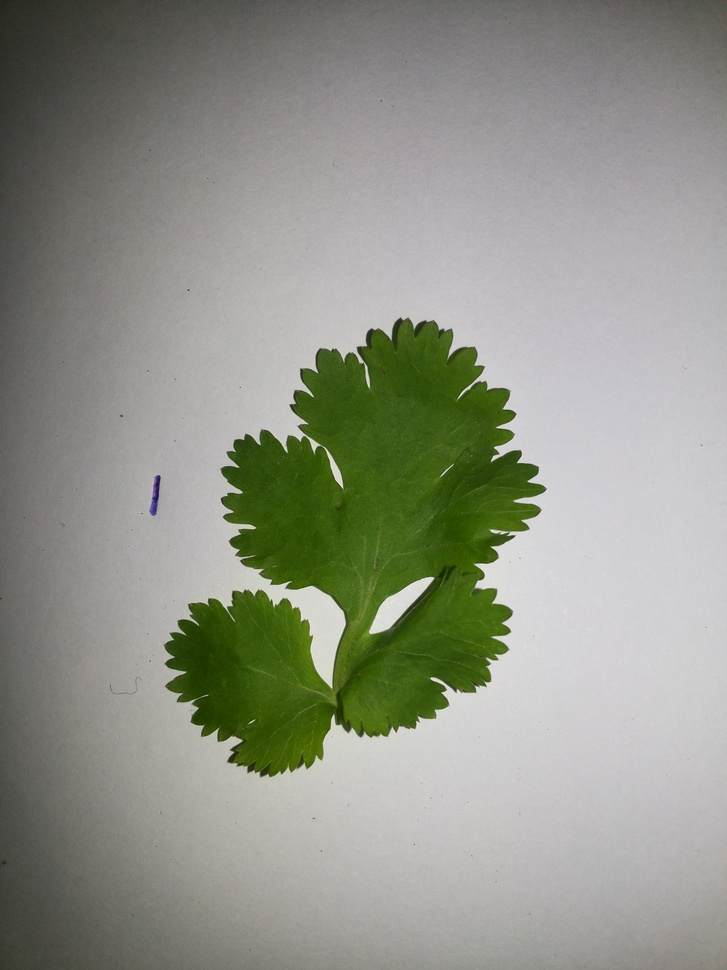
%> input picture Scripts/test1_cilantro.jpg, 727 x 970 px, shrunk from 2448 x 3264 before the run
$ octave --eval "result = segment_green_minus_gray(imread('test1_cilantro.jpg'));"   (GNU Octave 9; MATLAB toolbox functions it lacks are replaced by stand-ins)
%> lines starting %> are read from the running program, lines starting %| are printed output that depends on the picture; in (x1, y1, x2, y2) boxes, pixels count from 0 and x2, y2 are one past the last pixel; in counts of white or black regions, pixels touching at a corner belong together; the program's own positions count from 1
function [BW, dbg] = segment_green_minus_gray(Irgb, minArea)
%SEGMENT_GREEN_MINUS_GRAY Green segmentation using "Green minus Gray".
%
% This method is very stable when the background is gray/neutral.
%
% Inputs:
%   Irgb    : RGB image (uint8/uint16/double)
%   minArea : minimum connected-component area to keep
%
% Outputs:
%   BW  : cleaned binary mask (leaf = 1)
%   dbg : debug struct with intermediate images

if nargin < 2, minArea = 150; end

I = im2double(Irgb);
R = I(:,:,1);
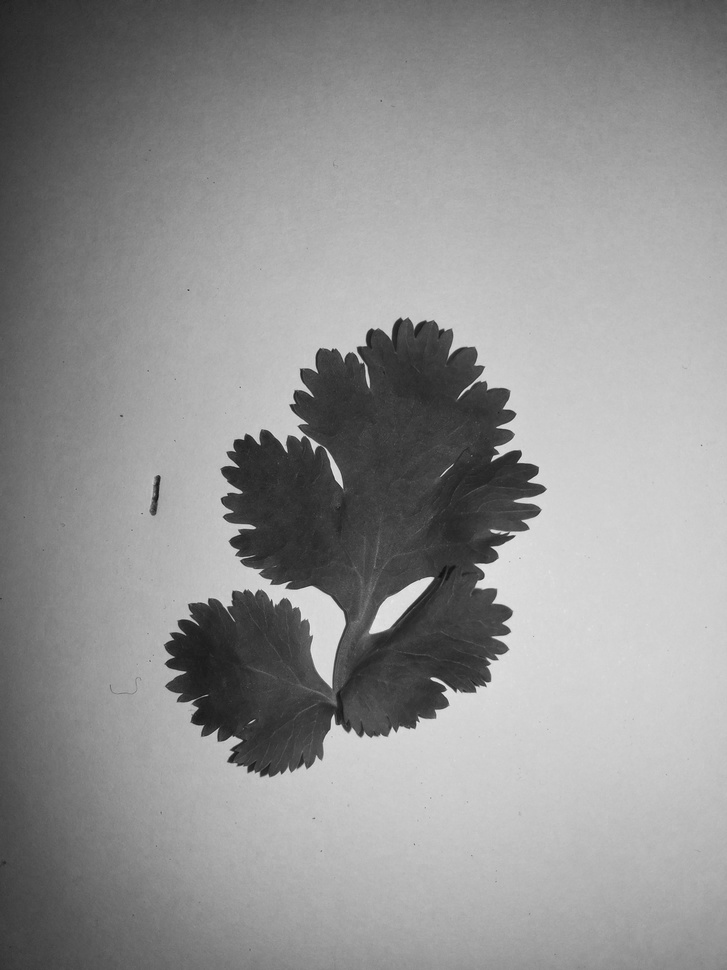
%> R: size 970x727 double; min 0.0627, max 0.933, mean 0.568
G = I(:,:,2);
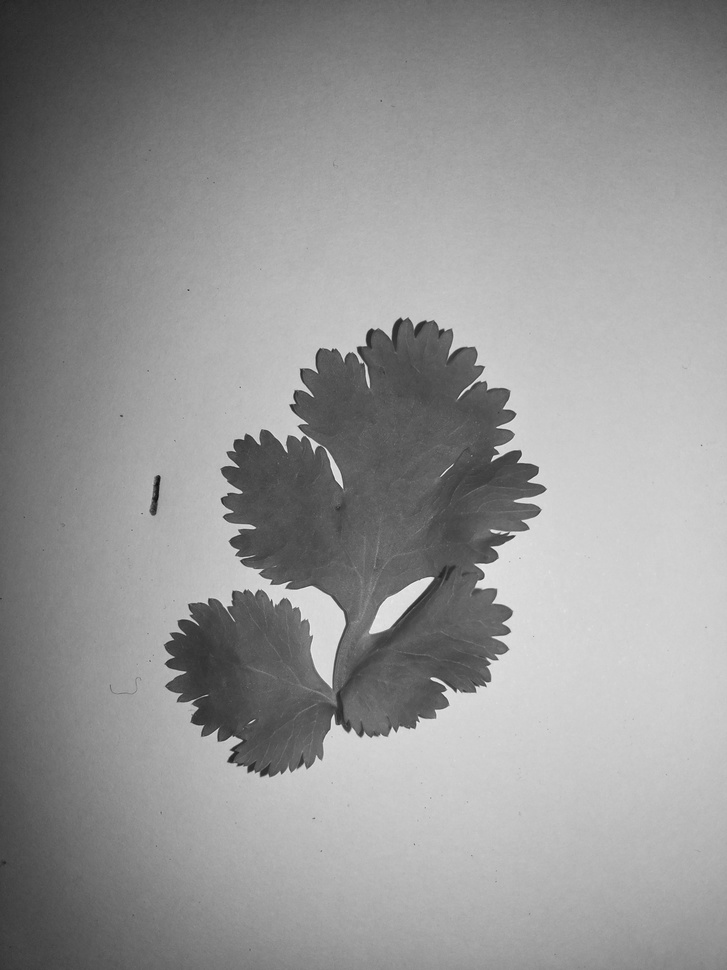
%> G: size 970x727 double; min 0.0471, max 0.969, mean 0.579
B = I(:,:,3);
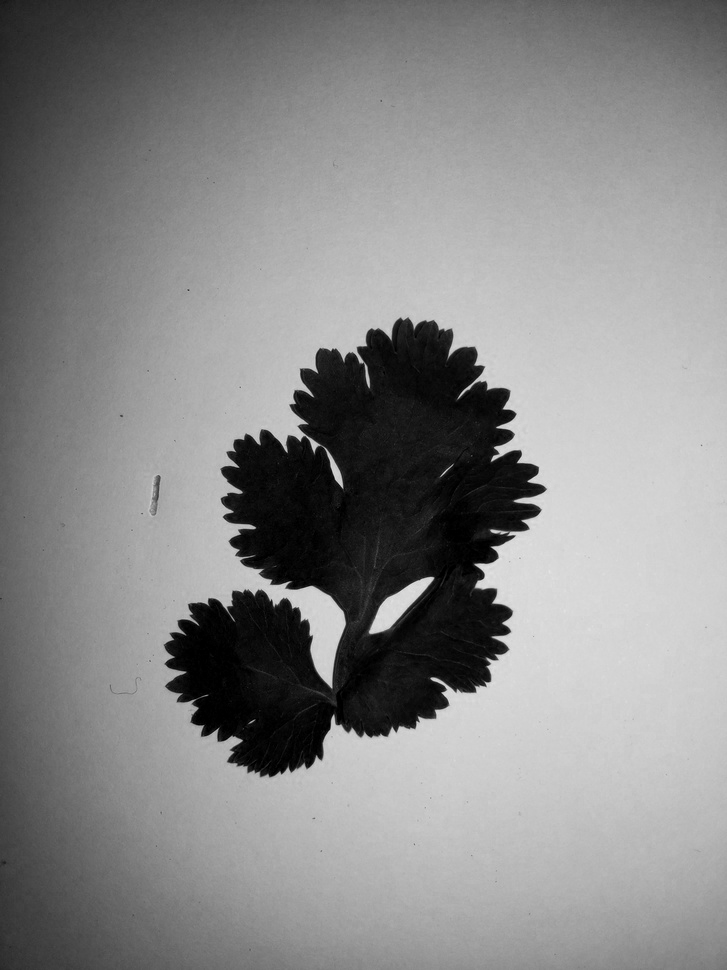
%> B: size 970x727 double; min 0, max 0.898, mean 0.534

% --- Option A: "Green minus Gray" index (very stable on gray backgrounds) ---
Gray = (R + G + B)/3;
Sg = G - Gray;               % enhance green relative to neutral background
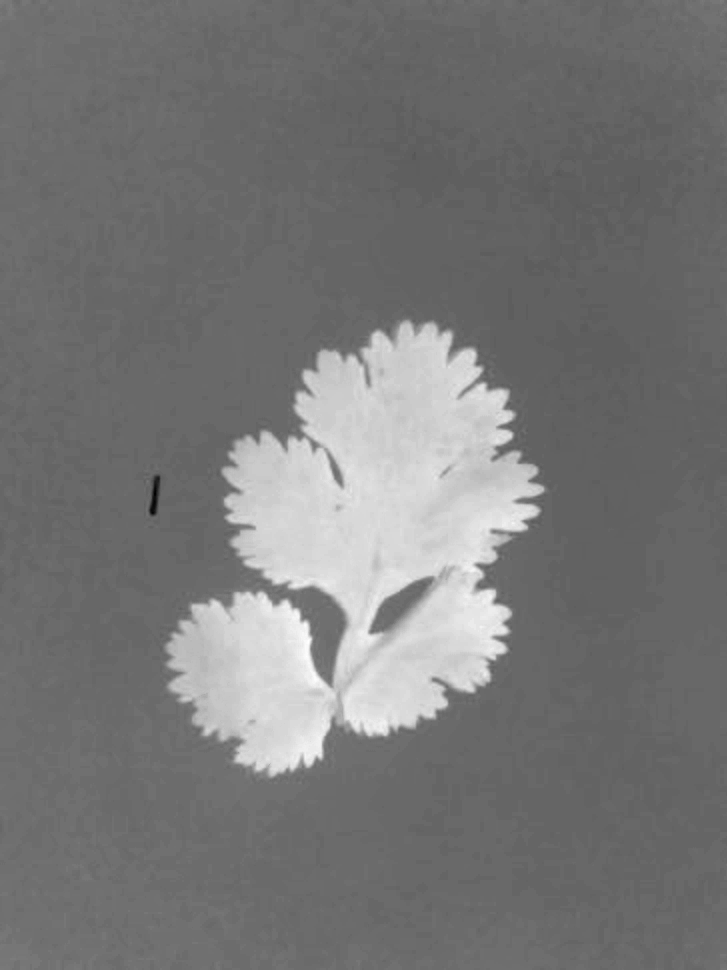
%> Sg: size 970x727 double; min -0.131, max 0.188, mean 0.0184; drawn with min black and max white
Sg = mat2gray(Sg);           % normalize for thresholding

% --- Otsu threshold over Sg ---
t = graythresh(Sg);
%> t = 0.612
BW0 = imbinarize(Sg, t);
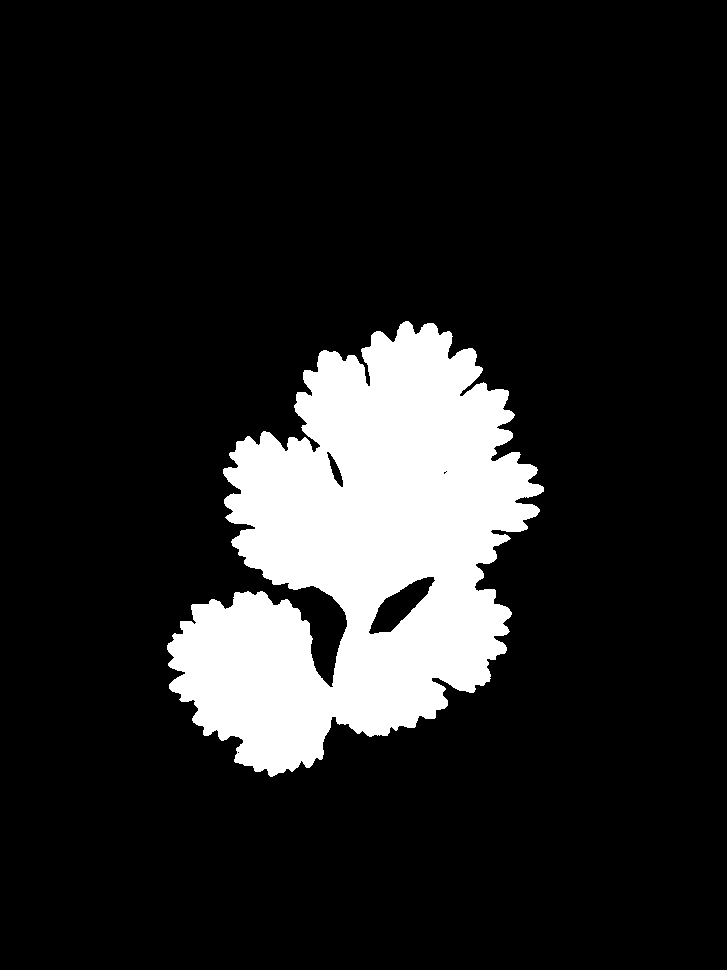
%> BW0: size 970x727 logical; 14% white; 1 white region, box (x1, y1, x2, y2) and area: (167, 321, 544, 777) 98516

% --- Cleanup ---
BW1 = imfill(BW0,'holes');
%> BW1: size 970x727 logical; 14.2% white; 1 white region, box (x1, y1, x2, y2) and area: (167, 321, 544, 777) 100294
BW1 = bwareaopen(BW1, minArea);
BW  = bwareafilt(BW1, 1);

% Ensure consistent polarity (leaf should be foreground)
if nnz(BW) > 0.5*numel(BW)
    BW = ~BW;
    BW = bwareafilt(BW,1);
end

% Light smoothing
BW = imopen(BW, strel('disk',2));
%> BW: size 970x727 logical; 14.2% white; 1 white region, box (x1, y1, x2, y2) and area: (167, 321, 544, 777) 100174
BW = imclose(BW, strel('disk',3));
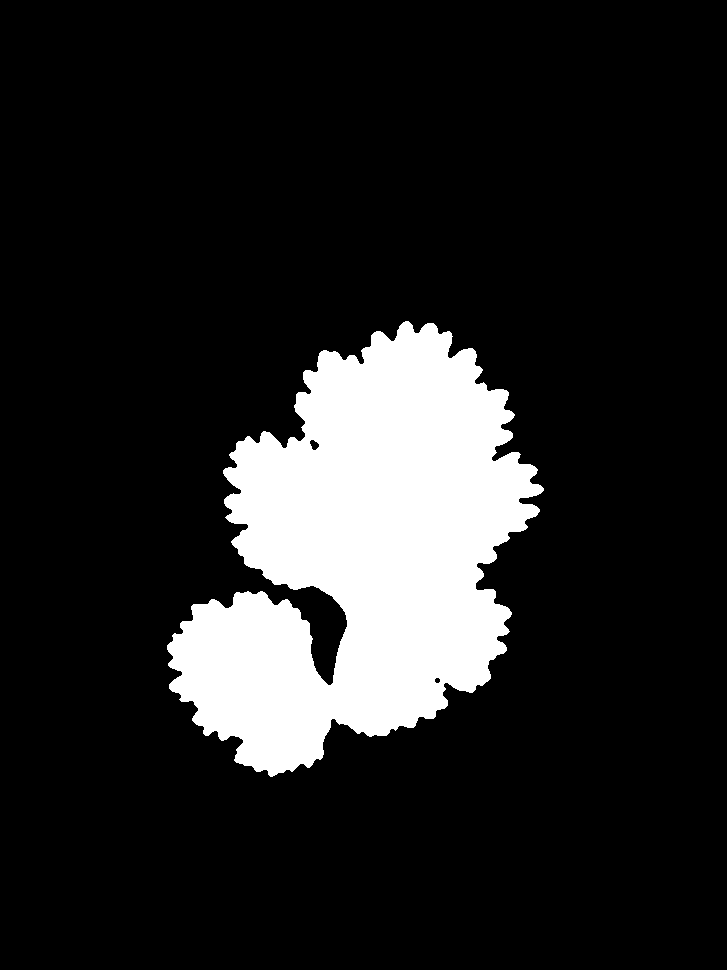
%> BW: size 970x727 logical; 14.3% white; 1 white region, box (x1, y1, x2, y2) and area: (167, 321, 544, 777) 100716
BW = bwareafilt(BW,1);

dbg.Sg = Sg;
dbg.BW0 = BW0;
dbg.BW = BW;

end

$ run again, on Scripts/test1_parsley.jpg
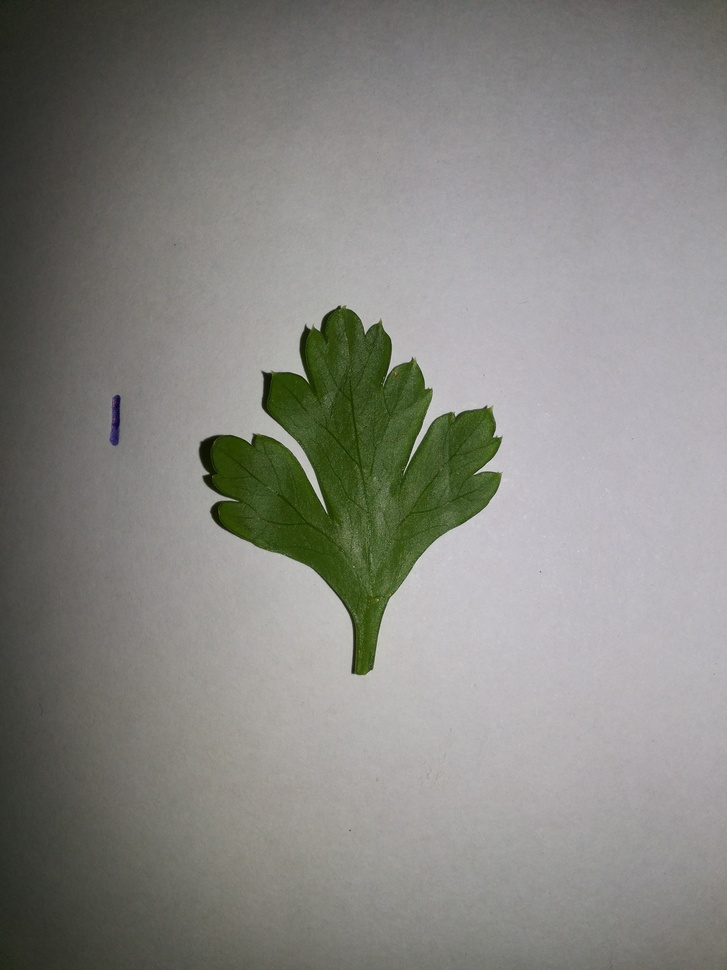
%> input picture Scripts/test1_parsley.jpg, 727 x 970 px, shrunk from 2448 x 3264 before the run
%> in segment_green_minus_gray, `Sg = G - Gray;`:
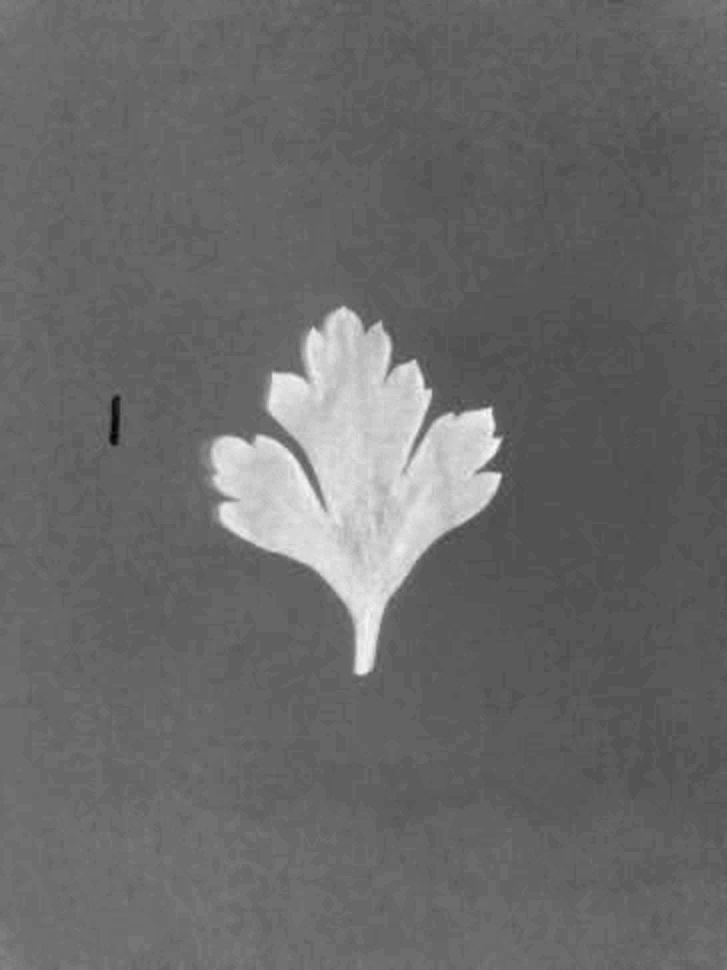
%> Sg: size 970x727 double; min -0.0837, max 0.133, mean 0.00657; drawn with min black and max white
%> t = 0.598
%> in segment_green_minus_gray, `BW0 = imbinarize(Sg, t);`:
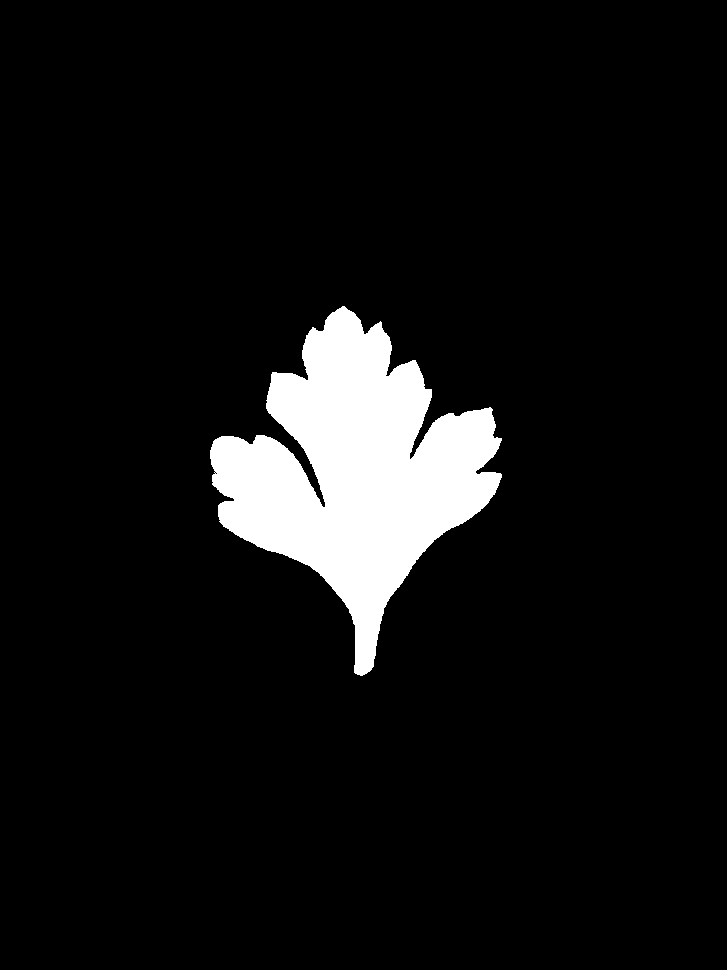
%> BW0: size 970x727 logical; 7.2% white; 1 white region, box (x1, y1, x2, y2) and area: (210, 306, 502, 676) 50516
%> BW1: size 970x727 logical; 7.2% white; 1 white region, box (x1, y1, x2, y2) and area: (210, 306, 502, 676) 50518
